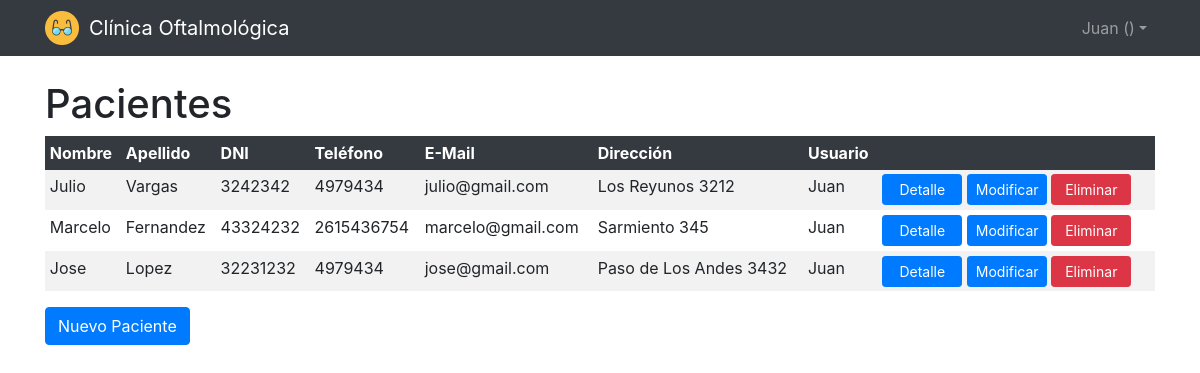
Page /clinica/pacientesindex (signed in) on the committed database.
### clinica/models.py (models this page shows, shortened)
class Paciente(models.Model):
    user = models.ForeignKey(
        settings.AUTH_USER_MODEL,
        on_delete=models.CASCADE,
    )
    nombre = models.CharField(max_length=64)
    apellido = models.CharField(max_length=64)
    dni = models.IntegerField()
    telefono = models.CharField(max_length=64)
    direccion = models.CharField(max_length=64)
    email = models.CharField(max_length=64)

### clinica/views.py (the view)
# urls.py: path("pacientesindex", views.pacientesindex, name="pacientesindex"),
def pacientesindex(request):
    if not request.user.is_authenticated:
        return HttpResponseRedirect(reverse("login"))
    pacientes = Paciente.objects.all()
    return render(request, "pacientes/index.html", {
        "pacientes" : pacientes
    })

### clinica/templates/pacientes/index.html (shortened to what this page needs)
{% extends "layout.html" %}
{% block body %}
    <div class="container">
        <h1>Pacientes</h1>
        <table class="table table-sm table-striped table-borderless" >
            <thead class="table-dark">
            <tr>
                <th>Nombre</th>
                <th>Apellido</th>
                <th>DNI</th>
                <th>Teléfono</th>
                <th>E-Mail</th>
                <th>Dirección</th>
                <th>Usuario</th>
                <th></th>
            </tr>
            </thead>
            <tbody>
                {% for paciente in pacientes %}
                    <tr>
                    <td>{{ paciente.nombre }}</td>
                    <td>{{ paciente.apellido }}</td>
                    <td>{{ paciente.dni }}</td>
                    <td>{{ paciente.telefono }}</td>
                    <td>{{ paciente.email }}</td>
                    <td>{{ paciente.direccion }}</td>
                    <td>{{ paciente.user.get_username }}</td>
                    <td style="width: 25%;">
                        <a href="{% url 'pacienteshow' paciente.id %}" class="btn btn-primary btn-sm botones-index">Detalle</a>
                        <a href="{% url 'pacientesupdate' paciente.id %}" class="btn btn-primary btn-sm botones-index">Modificar</a>
                        <a href="{% url 'pacientesdelete' paciente.id %}" class="btn btn-danger btn-sm botones-index">Eliminar</a>
                    </td>
                    </tr>
                {% endfor %}
            </tbody>
        </table>
        <a href="{% url 'pacientescargar' %}" class="btn btn-primary">Nuevo Paciente</a>
    </div>
{% endblock %}

### clinica/templates/layout.html (shortened to what this page needs)
<!DOCTYPE html>
<html lang="es">
    <head>
        {% load static %}
        <link rel="stylesheet" type="text/css" href="{% static 'stylesheets/clinica.css' %}">
        <link rel="stylesheet" href="https://stackpath.bootstrapcdn.com/bootstrap/4.5.0/css/bootstrap.min.css">
    </head>
    <body>
        <header style="margin-bottom: 5rem;">
            <nav class="navbar navbar-expand-xl navbar-dark fixed-top bg-dark">
                <div class="container">
                    <div>
                        <img style="width: 34px; height: 34px;" alt="Icono" src="{% static 'images/icon.png' %}"/>
                    </div>
                    <a class="navbar-brand" href="#" style="margin-left:10px">Clínica Oftalmológica</a>
                    <div class="collapse navbar-collapse" id="navbarCollapse">
                        <div class="navbar-nav">
                            {% if request.user.id %}
                                <div class="nav-item dropdown">
                                    <a class="nav-link dropdown-toggle" data-toggle="dropdown" href="#" role="button" aria-haspopup="true" aria-expanded="false">{{ request.user.username }} ({{ request.session.tipousuario }})</a>
                                </div>
                            {% else %}
                                <a href="{% url 'login' %}" class="nav-item nav-link">Ingresar</a>
                            {% endif %}
                        </div>
                    </div>
                </div>
            </nav>
        </header>
        {% block body %}
        {% endblock %}
    </body>
</html>

### clinica/static/stylesheets/clinica.css (style rules this page uses)
.botones-index { width: 80px; }

### rows in the picture
Paciente: nombre "Julio", apellido "Vargas", dni "3242342", telefono "4979434", email "julio@gmail.com", direccion "Los Reyunos 3212", user.get_username "Juan"
Paciente: nombre "Marcelo", apellido "Fernandez", dni "43324232", telefono "2615436754", email "marcelo@gmail.com", direccion "Sarmiento 345", user.get_username "Juan"
Paciente: nombre "Jose", apellido "Lopez", dni "32231232", telefono "4979434", email "jose@gmail.com", direccion "Paso de Los Andes 3432", user.get_username "Juan"

### other values in the picture
{{ request.user.username }} "Juan"
